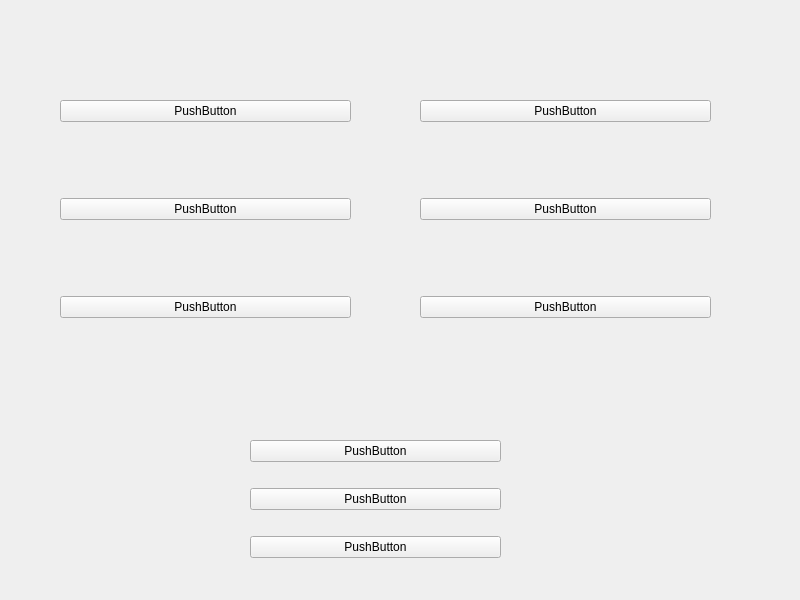
<?xml version="1.0" encoding="UTF-8"?>
<ui version="4.0">
 <class>Widget</class>
 <widget class="QWidget" name="Widget">
  <property name="geometry">
   <rect>
    <x>0</x>
    <y>0</y>
    <width>800</width>
    <height>600</height>
   </rect>
  </property>
  <property name="windowTitle">
   <string>Widget</string>
  </property>
  <widget class="QWidget" name="verticalLayoutWidget">
   <property name="geometry">
    <rect>
     <x>60</x>
     <y>30</y>
     <width>291</width>
     <height>361</height>
    </rect>
   </property>
   <layout class="QVBoxLayout" name="verticalLayout">
    <item>
     <widget class="QPushButton" name="pushButton_2">
      <property name="text">
       <string>PushButton</string>
      </property>
     </widget>
    </item>
    <item>
     <widget class="QPushButton" name="pushButton_3">
      <property name="text">
       <string>PushButton</string>
      </property>
     </widget>
    </item>
    <item>
     <widget class="QPushButton" name="pushButton">
      <property name="text">
       <string>PushButton</string>
      </property>
     </widget>
    </item>
   </layout>
  </widget>
  <widget class="QWidget" name="verticalLayoutWidget_2">
   <property name="geometry">
    <rect>
     <x>420</x>
     <y>30</y>
     <width>291</width>
     <height>361</height>
    </rect>
   </property>
   <layout class="QVBoxLayout" name="verticalLayout_2">
    <item>
     <widget class="QPushButton" name="pushButton_5">
      <property name="text">
       <string>PushButton</string>
      </property>
     </widget>
    </item>
    <item>
     <widget class="QPushButton" name="pushButton_6">
      <property name="text">
       <string>PushButton</string>
      </property>
     </widget>
    </item>
    <item>
     <widget class="QPushButton" name="pushButton_4">
      <property name="text">
       <string>PushButton</string>
      </property>
     </widget>
    </item>
   </layout>
  </widget>
  <widget class="QWidget" name="">
   <property name="geometry">
    <rect>
     <x>250</x>
     <y>420</y>
     <width>251</width>
     <height>161</height>
    </rect>
   </property>
   <layout class="QVBoxLayout" name="verticalLayout_3">
    <item>
     <widget class="QPushButton" name="pushButton_9">
      <property name="text">
       <string>PushButton</string>
      </property>
     </widget>
    </item>
    <item>
     <widget class="QPushButton" name="pushButton_8">
      <property name="text">
       <string>PushButton</string>
      </property>
     </widget>
    </item>
    <item>
     <widget class="QPushButton" name="pushButton_7">
      <property name="text">
       <string>PushButton</string>
      </property>
     </widget>
    </item>
   </layout>
  </widget>
 </widget>
 <resources/>
 <connections/>
</ui>
